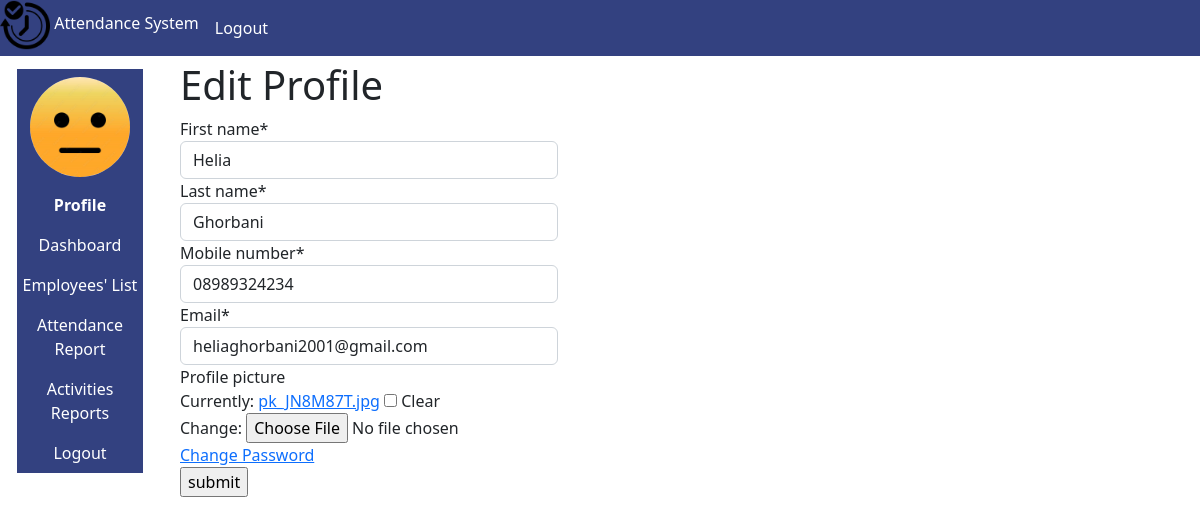
The app's page /edit-profile/ (signed in), older data.
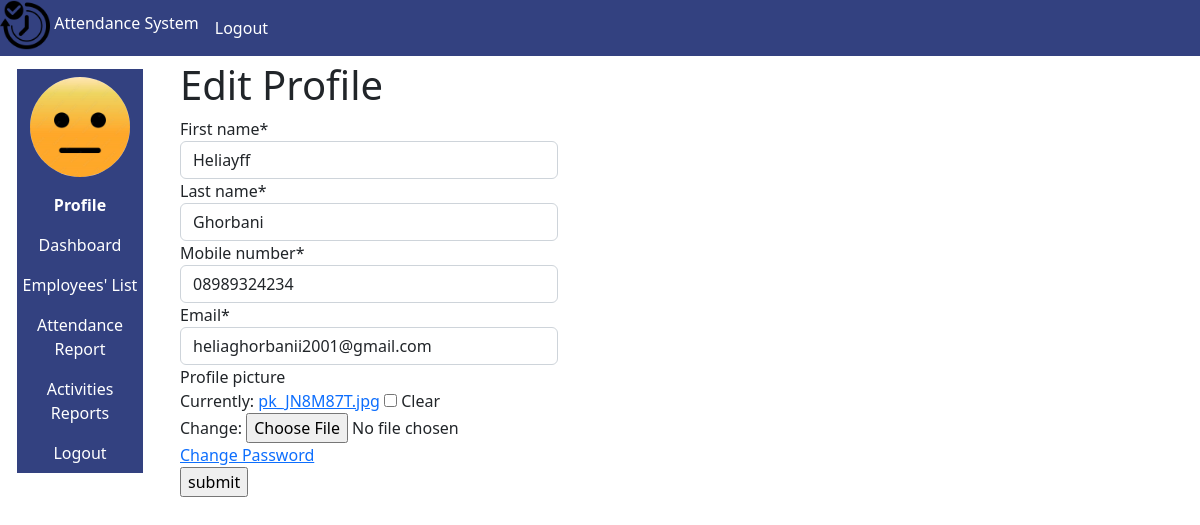
The same page, newer data.
### base/models.py (models this page shows, shortened)
class Employee(models.Model):
	user = models.OneToOneField(User, null=True, blank=True, on_delete=models.CASCADE)
	first_name = models.CharField(max_length=200, null=True)
	last_name = models.CharField(max_length=200, null=True)
	mobile_number = models.CharField(max_length=200, null=True)
	email = models.EmailField(max_length=200, null=True, unique=True)
	profile_picture = models.ImageField(default="default_profile.png", null=True, blank=True)

### base/views.py (the view)
# urls.py: path("edit-profile/", views.accountSettings, name="edit-profile"),
@login_required(login_url='login')
def accountSettings(request):
	employee = request.user.employee
	form = EmployeeForm(instance=employee)
	if request.method == 'POST':
		form = EmployeeForm(request.POST, request.FILES,instance=employee)
		if form.is_valid():
			form.save()
			return redirect('view-profile')
	context = {'form':form}
	return render(request, 'base/edit_profile.html', context)

### base/forms.py
class EmployeeForm(ModelForm):
    class Meta:
        model = Employee
        fields = '__all__'
        exclude = ['user']

### base/templates/base/edit_profile.html (shortened to what this page needs)
{% load crispy_forms_tags %}
{% load static %}
<!DOCTYPE html>
<html lang="en">
<head>
    <link href="https://cdn.jsdelivr.net/npm/bootstrap@5.2.2/dist/css/bootstrap.min.css" rel="stylesheet" />
</head>
<body>
    <div>
        {% include "navbar.html" %}
    </div>
    <div class="flex-container">
        <div>
            {% include 'navbar2.html' %}
        </div>
        <div class="flex-item">
            <h1>Edit Profile</h1>
            <form method="POST" action="" enctype="multipart/form-data">
                <div>
                    {{form|crispy}}
                </div>
                <a href="{% url 'password-change' %}">Change Password</a>
                <br>
                <input type="submit" value="submit">
            </form>
        </div>
    </div>
</body>
</html>

### templates/navbar.html (shortened to what this page needs)
{% load static %}
<!DOCTYPE html>
<html>
<head>
</head>
<body>
  <ul>
    <li>
      <div style="color: white">
          <img src="{% static 'images/logo.png' %}" alt="Logo" weight="50" height="50" />
        Attendance System
      </div>
    </li>
    {% if request.user.is_authenticated %}
    <li><a href="{% url 'logout' %}">Logout</a></li>
    {% else %}
    <li><a href="{% url 'login' %}">Login</a></li>
  </ul>
  {% endif %}
</body>
</html>

### templates/navbar2.html (shortened to what this page needs)
<div>
    {% if request.user.is_authenticated %}
    <nav class="navbar"
        style="width:150px; border-radius: 10px; background-image: url('https://mdbootstrap.com/img/new/textures/full/171.jpg');">
        <div class="container-fluid">
            <ul class="navbar-nav">
                <li class="nav-item">
                    <a class="nav-link" href="#">
                        <img src="{{request.user.employee.profile_picture.url}}" class="rounded-circle"
                            alt="Cinque Terre" width="100" height="100" />
                    </a>
                </li>
                <li class="nav-item">
                    <b><a class="nav-link" href="{% url 'view-profile' %}" style="color : #ffffff">Profile</a></b>
                </li>
                <li class="nav-item">
                    <a class="nav-link" href="{% url 'dashboard' %}" style="color : #ffffff">Dashboard</a>
                </li>
                {% if user.is_superuser %}
                <li class="nav-item">
                    <a class="nav-link" href="{% url 'employees_list' %}" style="color : #ffffff">Employees' List</a>
                </li>
                <li class="nav-item">
                    <a class="nav-link" href="{% url 'io-report' %}" style="color : #ffffff">Attendance Report</a>
                </li>
                <li class="nav-item">
                    <a class="nav-link" href="{% url 'io-archive-report' %}" style="color : #ffffff">Activities
                        Reports</a>
                </li>
                {% endif %}
                <li class="nav-item">
                    <a class="nav-link" href="{% url 'logout' %}" style="color : #ffffff">Logout</a>
                </li>
            </ul>
        </div>
    </nav>
</div>
{% else %}
{% block no_menu %}
{% endblock %}
{% endif %}

### base/templates/base/edit_profile.html (style rules this page uses)
.flex-container { display: flex; flex-direction: row; padding: 5px; }
.flex-item { padding-left: 25px; }

### templates/navbar.html (style rules this page uses)
ul { list-style-type: none; margin: 0; padding: 0; overflow: hidden; background-color: #334180; }
li { float: left; }
li a { display: block; color: white; text-align: center; padding: 16px; text-decoration: none; }

Row changes from the older to the newer data that the page shows:
changed Employee "Ghorbani": first_name "Helia" → "Heliayff"; email "heliaghorbani2001@gmail.com" → "heliaghorbanii2001@gmail.com"
